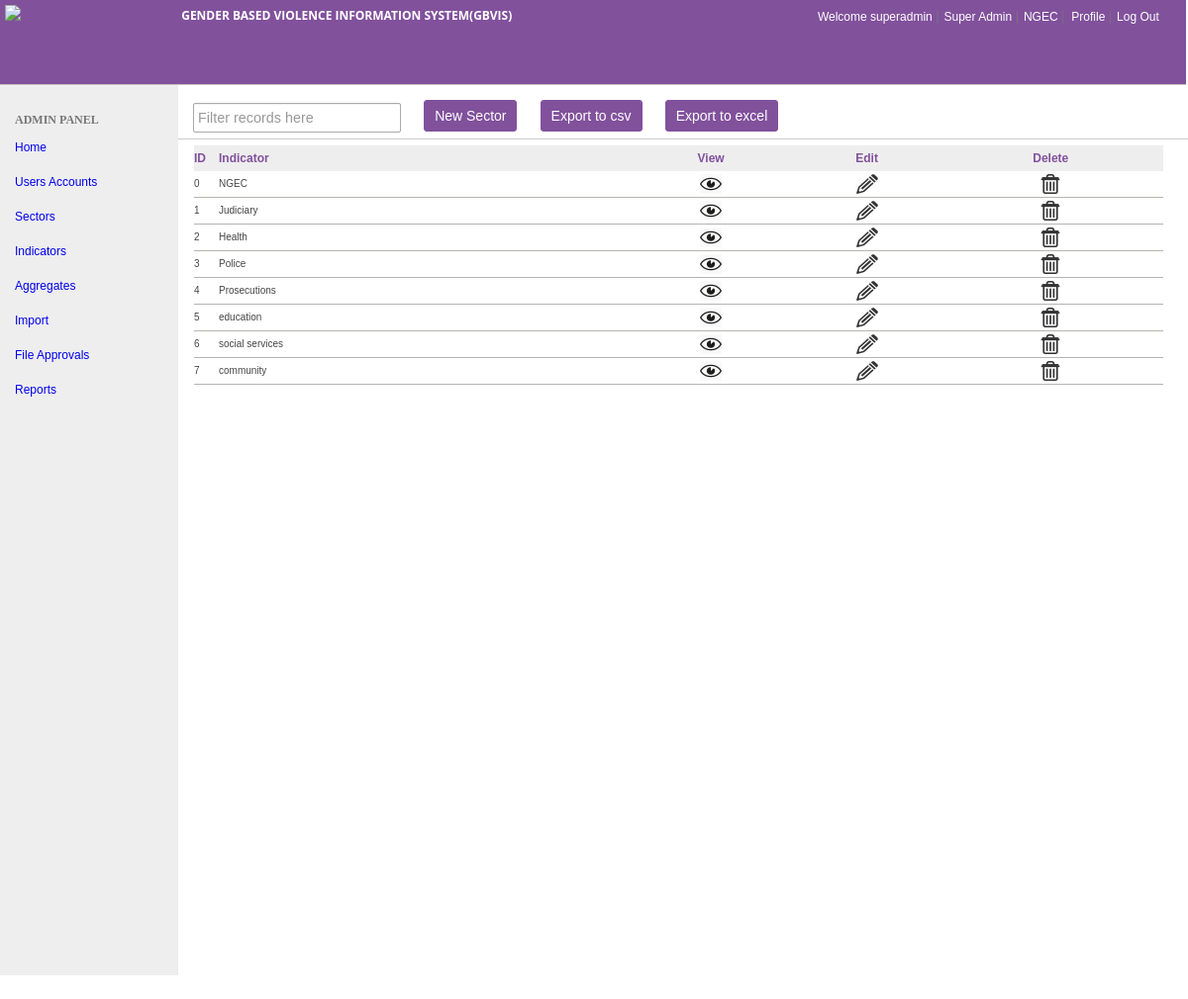
Page /sectors.php (signed in) on the committed database.
### tables this page shows
CREATE TABLE IF NOT EXISTS `users` (
  `id` int(11) NOT NULL AUTO_INCREMENT,
  `firstname` varchar(100) NOT NULL,
  `lastname` varchar(100) NOT NULL,
  `mobile_phone` varchar(100) NOT NULL,
  `sector` varchar(100) NOT NULL,
  `username` varchar(50) NOT NULL,
  `password` varchar(50) NOT NULL,
  `email` varchar(50) NOT NULL,
  `user_group` int(11) NOT NULL,
  `join_date` datetime NOT NULL,
  PRIMARY KEY (`id`),
  UNIQUE KEY `username` (`username`)
);

CREATE TABLE IF NOT EXISTS `user_groups` (
  `id` int(11) NOT NULL AUTO_INCREMENT,
  `group_name` varchar(20) NOT NULL,
  `description` varchar(50) DEFAULT NULL,
  `created` datetime DEFAULT NULL,
  PRIMARY KEY (`id`)
);

CREATE TABLE IF NOT EXISTS `sectors` (
  `sector_id` int(10) NOT NULL AUTO_INCREMENT,
  `sector` varchar(100) NOT NULL,
  PRIMARY KEY (`sector_id`)
);

### classes/DB.class.php (called while the page is built, shortened)
<?php
class DB {
    public function processRowSet($rowSet, $singleRow = false)
    {
        $resultArray = array();
        while($row = mysql_fetch_assoc($rowSet))
        {
            array_push($resultArray, $row);
        }
        if($singleRow == true){
            return $resultArray[0];
          }
        return $resultArray;
    }
    public function processRowSetData($rowSet, $singleRow = false)
         {
         $resultArray = array();
         while($row = mysql_fetch_assoc($rowSet))
         {
            array_push($resultArray, $row);
         }
        if($singleRow == true){
            return  $resultArray;
          }
        return $resultArray;
    }
    public function select($table, $where) {
        $sql = "SELECT * FROM $table WHERE $where";
        $result = mysql_query($sql);
        if(mysql_num_rows($result) == 1)
            return $this->processRowSet($result, true);
        return $this->processRowSet($result);
    }
       public function selectData($table, $where) {
        $sql = "SELECT * FROM $table WHERE $where";
        $result = mysql_query($sql);
        if(mysql_num_rows($result) == 1)
            return $this->processRowSetData($result, true);
        return $this->processRowSetData($result);
    }
   }
?>

### classes/UserTools.class.php (called while the page is built, shortened)
<?php
require_once 'DB.class.php';
class UserTools {
	public function get($id)
	{
		$db = new DB();
		$result = $db->select('users', "id = $id");
		return new User($result);
	}
}
?>

### includes/global.inc.php (called while the page is built, shortened)
<?php
require_once 'classes/UserTools.class.php';
require_once 'classes/DB.class.php';
$userTools = new UserTools();
if(isset($_SESSION['logged_in'])) {
	$user = unserialize($_SESSION['user']);
	$_SESSION['user'] = serialize($userTools->get($user->id));
}
?>

### sectors.php (the view, shortened to what this page needs)
<?php
require_once 'includes/global.inc.php';
if(isset($_SESSION['logged_in'])) {
$user = unserialize($_SESSION['user']);
include "includes/header.php";
include_once('includes/connection.php');
?>
	    <div id="sidebar">
<div class="sidebar-nav">
	</div>
	  </div>
	  <div id="main-content">
	    <div id="bread-crumbs">
	    </div>
        <div id="content-body">
        <div class="" align="left">
		<section class="" style="width:85%;">
	       <form action="#">
          <input type="text" name="search" value="" id="id_search" placeholder="Filter records here" autofocus />
           <a class="link-btn" href="add_sector.php">New Sector</a>
          <a class="link-btn" href="export_sectorCsv.php">Export to csv</a>
           <a class="link-btn" href="export_sectorsExcel.php">Export to excel</a>
        </form>
		</section>
		 <hr size="1" color="#CCCCCC">
        <div class="profile-data" align="left">
            <table width="100%" border="0" align="center" cellspacing="1" class="table-hover">
            <thead>
                          <th align="left" width="25px"><b>ID</b></th>
			  <th align="left"><b>Indicator</b></th>
                          <th align="left"><b><center>View</center></b></th>
                          <th align="left"><b><center>Edit</center></b></th>
                          <th align="left"><b><center>Delete</center></b></th>
            </thead>
            <?php
     $page = (int)(!isset($_GET["page"]) ? 1 : $_GET["page"]);
          $per_page = 12;
          $startpoint = ($page * $per_page) - $per_page;
       $statement = "`sectors` ORDER BY `sector_id` ASC";
       $results = mysqli_query($conDB,"SELECT * FROM {$statement} LIMIT {$startpoint} , {$per_page}");
        if (mysqli_num_rows($results)!= 0) {
        while ($row = mysqli_fetch_array($results)) {
        $id= $row['sector_id'];
        $sector_name = $row['sector'];
    ?>
              <tr bgcolor="#FFFFFF" style="border-bottom: 1px solid #B4B5B0;">
                                 <td><?php echo $id; ?></td>
				 <td><?php echo $sector_name; ?></td>
                 <td align="center"><a href='view_sector.php?id=<?php echo $id;?>'><img src="images/icons/view2.png" height="20px"/><a></td>
		<td align="center"><a href='edit_sector.php?id=<?php echo $id;?>'><img src="images/icons/edit2.png" height="20px"/></a></td>
              <td align="center"><a href="javascript:void(0)" onclick='show_confirm(<?php echo $id; ?>);'><img src="images/icons/delete.png" height="20px"/></a></td>
              </tr>
            <?php
            }
            }
            else
            {
            ?>
            <tr>
          <td colspan="8"><?php echo "No records are found.";?></td>
          </tr>
              <?php }
        ?>
          </table>
      <br clear="all"><br clear="all"><br clear="all">
      </div><br clear="all">
	  </div>
		</div>
	  </div>
      </div>
	  <br clear="all">
	    </div>
<?php
	}
else
{
	header("location: ../login.php");
}
?>

### includes/header.php (shortened to what this page needs)
 <?php
            $user_sector_name= $user->sector;
            $Logged_user_group =$user->user_group;
            $group_results = $db->selectData("user_groups","id = $Logged_user_group");
              foreach ($group_results as $urows)
                      {
                      $Logged_group = $urows['group_name'];
                      }
             $sector_results = $db->selectData("sectors","sector_id = $user_sector_name");
              foreach ($sector_results as $urows)
                      {
                      $user_sector = $urows['sector'];
                      }
              ?>
<!DOCTYPE html PUBLIC "-//W3C//DTD XHTML 1.0 Transitional//EN" "http://www.w3.org/TR/xhtml1/DTD/xhtml1-transitional.dtd">
<html>
<head>
<link href="css/style.css" rel="stylesheet" type="text/css">
<link href="css/style2.css" rel="stylesheet" type="text/css">
<link href="css/login_style.css" rel="stylesheet" type="text/css">
<link href="css/popupcss.css" rel="stylesheet" type="text/css">
<link href="css/popup.css" rel="stylesheet" type="text/css">
<link href="css/modal.css" rel="stylesheet" type="text/css">
<link href="css/bootstrap/bootstrap.css" rel="stylesheet" media="screen"/>
 <link rel="stylesheet" href="/js/jquery-ui-1.11.2.custom/jquery-ui.css">
</head>
<body>
<div id="gbiv-wrapper">
<div id="header">
   <div class="logo">
      <img src="images/logo.png" height="70" />
	</div>
    <div class="menuLinks">
	  <div class="top-menuLinks">
	   <div class="system-title">
	  <h3 class="title-name">Gender Based Violence Information System(GBVIS)</h3>
      </div>
	  <div class="user_status_nav">
	    <section class="login-status-sec">
		<font style="font-family:Verdana, Geneva, sans-serif; font-size:12px; color:white;padding-right:2px;"> Welcome <?php echo  $user->username;?></font>|
		<font style="font-family:Verdana, Geneva, sans-serif; font-size:12px; color:white;padding-right:2px;"> <?php echo $Logged_group; ?></font>|
		<font style="font-family:Verdana, Geneva, sans-serif; font-size:12px; color:white;padding-right:2px;"> <?php echo $user_sector; ?></font>|
           <a href="profile.php" align="left" style="font-family:Verdana, Geneva, sans-serif; font-size:12px; color:white; text-decoration:none;padding-right:2px;padding-left:2px;">Profile</a>|
            <a href="logout.php" align="left" style="font-family:Verdana, Geneva, sans-serif; font-size:12px; color:white; text-decoration:none;padding-right:2px;">Log Out</a>
	   </section>
	</div>
	</div>
	<div class="bottom-menuLinks">
	</div>
	 </div>
 </div>
 <div id="gbvis-main">

### css/style.css (style rules this page uses)
html { color: #000; background: none repeat scroll 0% 0% #FFF; }
body { color: #777; font-size: 12px; font-family: "Open Sans",Tahoma,Arial sans-serif; font-style: normal; font-weight: normal; }
body, div, dl, dt, dd, ul, ol, li, h1, h2, h3, h4, h5, h6, pre, code, form, fieldset, legend, input, textarea, p, blockquote, th, td, address { margin: 0px; padding: 0px; }
h3 { font-size: 12px; text-transform: uppercase; line-height: 22px; }
#gbiv-wrapper { font-size: 100%; line-height: 2; min-height: 975px; min-width: 1024px; width: 100%; height:100% }
#header { width:99%; margin: 0px 0px; padding: 5px; background:#81519C; border-bottom:1px solid #c6c2c1; height: 75px; display: inline-flex; }
.logo { float:left;width:15%; height:100%; min-width:168px; }
#header .menuLinks { float: left; width:85%; }
#header .menuLinks .top-menuLinks { float:left;width:98%; height:70%; display: inline-flex; }
#header .menuLinks .top-menuLinks .system-title { float:left;width:54%; height:100%; }
#header .menuLinks .top-menuLinks .user_status_nav { float:right;width:46%; height:100%; }
#header .menuLinks .bottom-menuLinks { loat:left;width:98%; height:30%; }
.title-name { text-size:18px; color:white; font-family: TStar-Bol width:25%; }
.login-status-sec { float:right; }
#gbvis-main { overflow: hidden; width:100%; height:80%; min-height:900px; display:block; }
#sidebar { display:block; width:15%; float:left; background: none repeat scroll 0% 0% #EEE; height:100%; min-height: 900px; }
.sidebar-nav { margin-left:15px; }
#main-content { display:block; background-color: #FFF; width:85%; height:100%; float:left; min-height: 900px; }
#bread-crumbs { background: none repeat scroll 0px center transparent; width:100%; height:5%; min-height:15px; }
#content-body { width:100%; height:88%; min-height:800px; overflow-y: hide; }
.profile-data { width:96%; font-family: "Open Sans",Arial sans-serif; font-size: 12px; font-weight: normal; line-height: 26px; color: #444; margin-left:11px;padding-left:5px; height: 98%; overflow-y: hide; min-height: 500px; }
.logo img { height:70px; }
#id_search { margin-left: 15px; font-family: "Prensa", Helvetica, Arial, sans-serif; border: 1px solid #ccc; -webkit-box-shadow: inset 0 1px 1px rgba(0,0,0,0.075); box-shadow: inset 0 1px 1px rgba(0,0,0,0.075); color: #555; border: 1px solid #AAAAAA; width: 200px; font-size: 1.2em; line-height: 20px; padding: 4px; outline: none; -webkit-border-radius: 2px; -moz-border-radius: 2px; -o-border-radius: 2px; -ms-border-radius: 2px; border-radius: 2px; }
.link-btn { background-color:#81519C; -moz-border-radius:7px; -webkit-border-radius:7px; border-radius:3px; border:1px solid #81519C; display:inline-block; cursor:pointer; color:#ffffff; font-family:Arial; font-size:14px; padding:1px 10px; text-decoration:none; text-shadow:0px 1px 0px #81519C; margin-bottom: 0px; margin-left: 20px; }

### rows in the picture
users: username "superadmin"
user_groups: group_name "Super Admin"
sectors: sector "NGEC", sector_id "0"
sectors: sector_id "1", sector "Judiciary"
sectors: sector_id "2", sector "Health"
sectors: sector_id "3", sector "Police"
sectors: sector_id "4", sector "Prosecutions"
sectors: sector_id "5", sector "education"
sectors: sector_id "6", sector "social services"
sectors: sector_id "7", sector "community"
